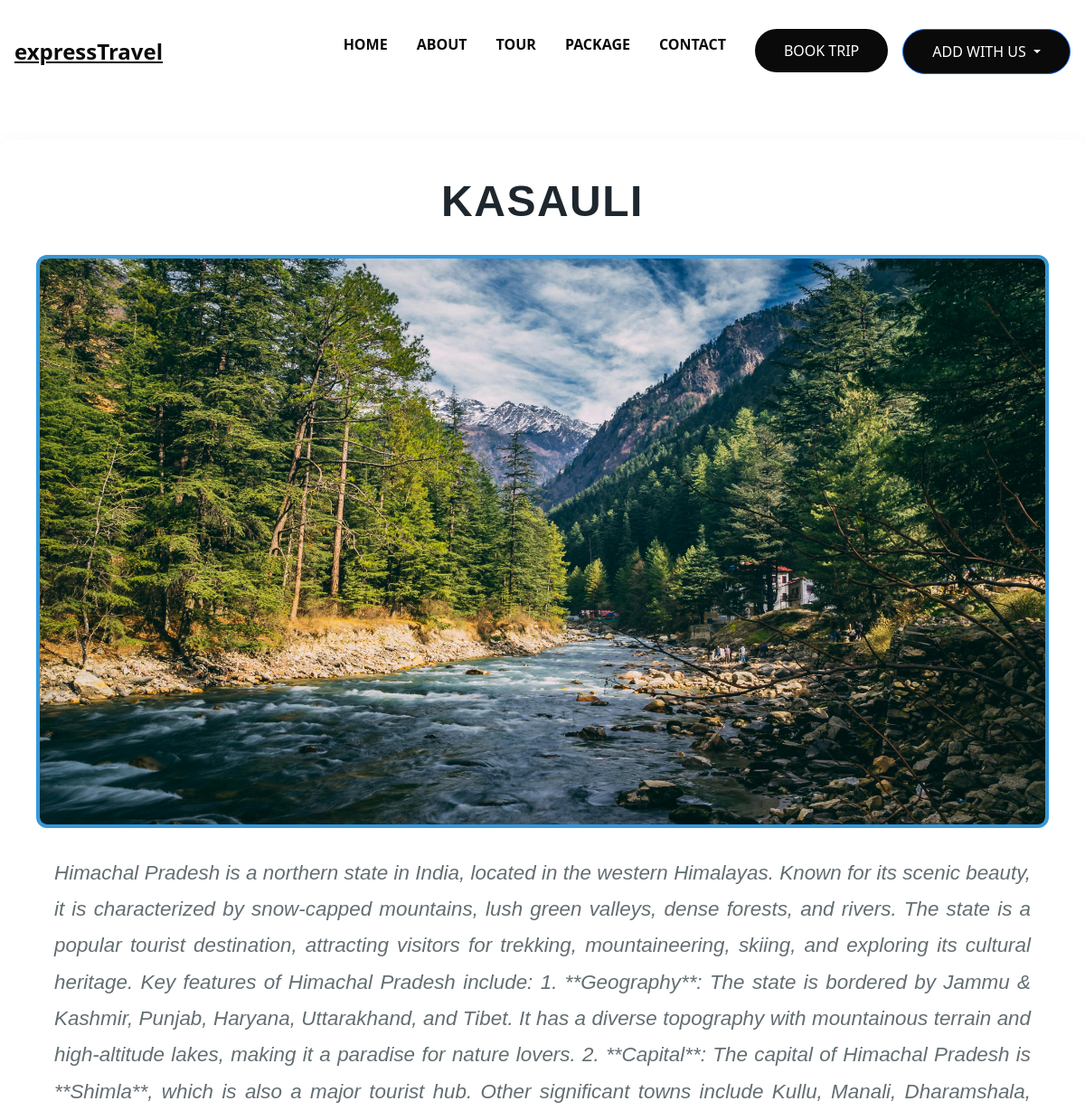
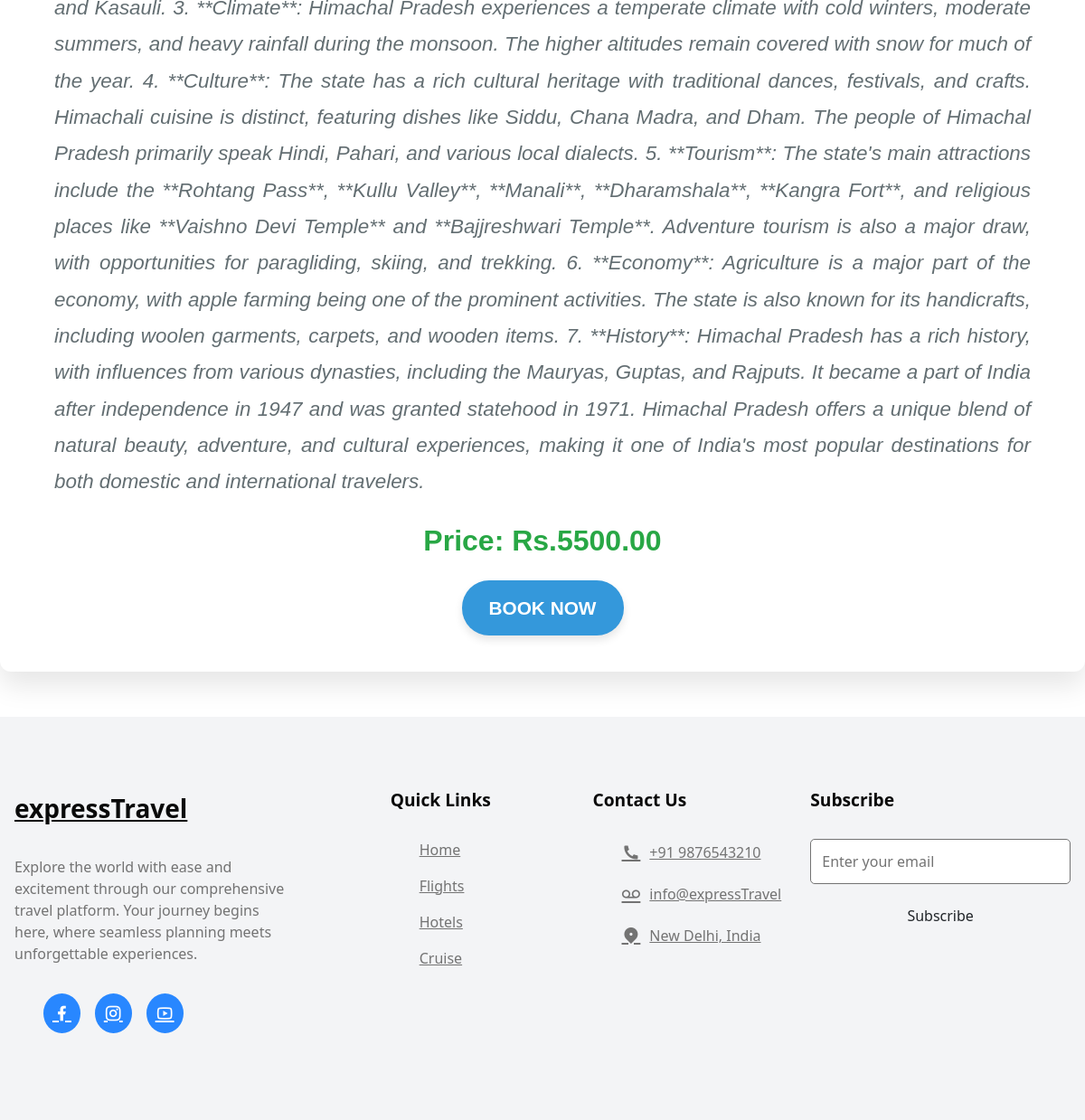
/tour/1/, run on the app's committed database (2 pictures, top to bottom).
### tour/models.py (models this page shows, shortened)
class Tour(models.Model):
    destination = models.ForeignKey(Destination, on_delete=models.CASCADE)
    tour_name = models.CharField(max_length=100)
    start_date = models.DateField()
    end_date = models.DateField()
    price = models.DecimalField(max_digits=10, decimal_places=2)
    description = models.TextField()
    image = models.ImageField(upload_to='tours/', null=True, blank=True)

### tour/views.py (the view)
# urls.py: path('tour/<int:tour_id>/', tour_detail, name='tour_detail'),
def tour_detail(request, tour_id):
    tour = get_object_or_404(Tour, id=tour_id)
    return render(request, 'tour_detail.html', {'tour': tour})

### tour/templates/tour_detail.html (shortened to what this page needs)
{% extends "base.html" %}
{% load static %}
{% block content %}
  <div class="tour-container">
    <h1 class="tour-title">{{ tour.tour_name }}</h1>
    {% if tour.image %}
      <img src="{{ tour.image.url }}" alt="{{ tour.tour_name }}" class="tour-image">
    {% endif %}
    <p class="tour-description">{{ tour.description }}</p>
    <p class="tour-price">Price: Rs.{{ tour.price }}</p>
    <a href="{% url 'tour:book_tour' tour.id %}" class="book-link">
      <button class="btn-pri">BOOK NOW</button>
    </a>
  </div>
{% endblock %}

### tour/templates/base.html (shortened to what this page needs)
{% load static %}
<!DOCTYPE html>
<html lang="en">
<head>
    <link rel="stylesheet" href="{% static 'assest/home.css' %}">
    <link href="https://cdn.jsdelivr.net/npm/remixicon@4.3.0/fonts/remixicon.css" rel="stylesheet" />
    <link rel="stylesheet" href="https://cdn.jsdelivr.net/npm/swiper@11/swiper-bundle.min.css"/>
    <link rel="stylesheet" href="https://cdnjs.cloudflare.com/ajax/libs/font-awesome/6.1.1/css/all.min.css">
    <link href="https://cdn.jsdelivr.net/npm/bootstrap@5.2.3/dist/css/bootstrap.min.css" rel="stylesheet">
</head>
<body>
    <nav>
        <div class="nav__header">
            <div class="nav__logo">
                <a href="{% url 'tour:home' %}" class="logo">expressTravel</a>
            </div>
        </div>
        <ul class="nav__links" id="nav-links">
            <li><a href="{% url 'tour:home' %}">HOME</a></li>
            <li><a href="#about">ABOUT</a></li>
            <li><a href="{% url 'tour:tour_list' %}">TOUR</a></li>
            <li><a href="#package">PACKAGE</a></li>
            <li><a href="#contact">CONTACT</a></li>
        </ul>
        <div class="nav__btns">
            <a href="{% url 'tour:tour_list' %}">
                <button class="btn-btn">BOOK TRIP</button>
            </a>
            <div class="btn-group">
                <button type="button" class="btn btn-primary btn-sm dropdown-toggle rounded-pill fs-6" data-bs-toggle="dropdown" aria-expanded="false">
                    {% if request.user.is_authenticated %}
                        Hello, {{ request.user.username }}
                    {% else %}
                        ADD WITH US
                    {% endif %}
                </button>
            </div>
        </div>
    </nav>
    <main>
        {% block content %}
        {% endblock %}
    </main>
    <footer id="contact">
        <div class="section__container footer__container">
            <div class="footer__col">
                <div class="footer__logo">
                    <a href="{% url 'tour:home' %}" class="logo">expressTravel</a>
                </div>
                <p>
                    Explore the world with ease and excitement through our comprehensive
                    travel platform. Your journey begins here, where seamless planning
                    meets unforgettable experiences.
                </p>
                <ul class="footer__socials">
                    <li><a href="#"><i class="ri-facebook-fill"></i></a></li>
                    <li><a href="#"><i class="ri-instagram-line"></i></a></li>
                    <li><a href="#"><i class="ri-youtube-line"></i></a></li>
                </ul>
            </div>
            <div class="footer__col">
                <h4>Quick Links</h4>
                <ul class="footer__links">
                    <li><a href="#">Home</a></li>
                    <li><a href="#">Flights</a></li>
                    <li><a href="#">Hotels</a></li>
                    <li><a href="#">Cruise</a></li>
                </ul>
            </div>
            <div class="footer__col">
                <h4>Contact Us</h4>
                <ul class="footer__links">
                    <li><a href="#"><span><i class="ri-phone-fill"></i></span> +91 9876543210</a></li>
                    <li><a href="#"><span><i class="ri-record-mail-line"></i></span> info@expressTravel</a></li>
                    <li><a href="#"><span><i class="ri-map-pin-2-fill"></i></span> New Delhi, India</a></li>
                </ul>
            </div>
            <div class="footer__col">
                <h4>Subscribe</h4>
                <form action="/"><input type="text" placeholder="Enter your email" /><button class="btn">Subscribe</button></form>
            </div>
        </div>
    </footer>
</body>
</html>

### tour/static/assest/home.css (style rules this page uses)
:root { --primary-color: #2887ff; --primary-color-dark: #2476da; --text-dark: #0a0a0a; --text-light: #737373; --extra-light: #f3f4f6; --white: #ffffff; --max-width: 1200px; }
* { padding: 0; margin: 0; box-sizing: border-box; }
.section__container { max-width: var(--max-width); margin: auto; padding: 5rem 1rem; }
.btn-btn, .dropdown-menu { padding: 0.75rem 1.5rem; outline: none; border: none; font-size: 1rem; white-space: nowrap; color: var(--white); background-color: var(--primary-color); border-radius: 5rem; transition: 0.3s; cursor: pointer; }
.logo { font-size: 1.75rem; font-weight: 800; color: var(--text-dark); }
img { display: flex; width: 100%; }
ul { list-style: none; }
html, body { scroll-behavior: smooth; }
body { font-family: "DM Sans", sans-serif; }
nav { position: fixed; isolation: isolate; top: 0; width: 100%; z-index: 100; }
.nav__header { padding: 1rem; width: 100%; display: flex; align-items: center; justify-content: space-between; background-color: var(--primary-color); }
.nav__logo .logo { font-size: 1.5rem; color: var(--white); }
.nav__links { text-decoration: none; transition: 0.3s; position: absolute; bottom: 0; left: 0; width: 100%; padding: 2rem; display: flex; align-items: center; justify-content: center; flex-direction: column; gap: 2rem; background-color: var(--primary-color); transition: transform 0.5s; z-index: -1; }
.nav__links a { font-weight: 600; color: var(--white); white-space: nowrap; text-decoration: none; }
.nav__btns { display: none; gap: 1rem; }
footer { background-color: var(--extra-light); margin-top: 50px; }
.footer__container { display: grid; gap: 4rem 2rem; }
.footer__col p { max-width: 300px; margin-block: 2rem; color: var(--text-light); }
.footer__socials { display: flex; align-items: center; gap: 1rem; flex-wrap: wrap; }
.footer__socials a { display: inline-block; padding: 7px 10px; font-size: 1.25rem; color: var(--white); background-color: var(--primary-color); border-radius: 100%; }
.footer__col h4 { margin-bottom: 2rem; font-size: 1.2rem; font-weight: 600; color: var(--text-dark); }
.footer__links { display: grid; gap: 1rem; }
.footer__links a { display: flex; align-items: center; gap: 10px; color: var(--text-light); }
.footer__links a span { font-size: 1.25rem; }
.footer__col form { display: grid; gap: 1rem; }
.footer__col input { padding: 0.75rem; font-size: 1rem; color: var(--text-dark); background-color: var(--white); border: 1px solid var(--text-light); border-radius: 5px; }
.footer__col input::placeholder { color: var(--text-light); }
.footer__col .btn { border-radius: 5px; }
@media (width > 540px) { .footer__container { grid-template-columns: repeat(2, 1fr); } }
@media (width > 540px) { .footer__col:last-child { grid-area: 2/1/3/2; } }
@media (width > 768px) { nav { position: static; padding: 2rem 1rem; max-width: var(--max-width); margin-inline: auto; display: flex; align-items: center; justify-content: space-between; gap: 2rem; } }
@media (width > 768px) { .nav__header { flex: 1; padding: 0; background-color: transparent; } }
@media (width > 768px) { .nav__logo .logo { color: var(--text-dark); } }
@media (width > 768px) { .nav__links { position: static; width: fit-content; padding: 0; flex-direction: row; background-color: transparent; transform: none !important; } }
@media (width > 768px) { .nav__links a { color: var(--text-dark); } }
@media (width > 768px) { .nav__btns { flex: 1; display: flex; justify-content: flex-end; } }
@media (width > 768px) { .nav__btns button { padding: 0.75rem 2rem; background-color: var(--text-dark); } }
@media (width > 768px) { .footer__container { grid-template-columns: 2fr 1fr 1fr 1.5fr; } }
@media (width > 768px) { .footer__col:last-child { grid-area: unset; } }

### data on the page
Tour: tour_name "KASAULI", image (picture), description "Himachal Pradesh is a northern state in India, located in the western Himalayas. Known for its scenic beauty, it is characterized by snow-capped mountains, lush green valleys, dense forests, and rivers. The state is a popular tourist destination, attracting visitors for trekking, mountaineering, skiing, and exploring its cultural heritage. Key features of Himachal Pradesh include: 1. **Geography**: The state is bordered by Jammu & Kashmir, Punjab, Haryana, Uttarakhand, and Tibet. It has a diverse topography with mountainous terrain and high-altitude lakes, making it a paradise for nature lovers. 2. **Capital**: The capital of Himachal Pradesh is **Shimla**, which is also a major tourist…", price "5500.00"
